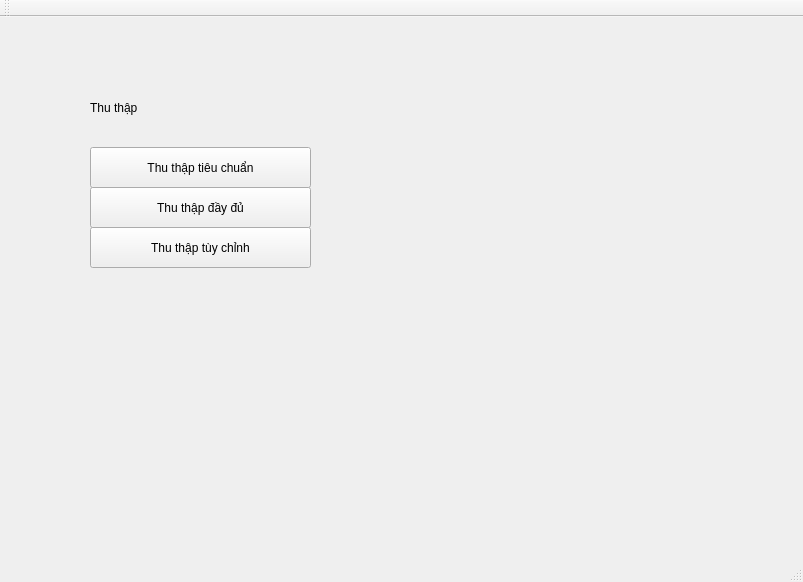
<?xml version="1.0" encoding="UTF-8"?>
<ui version="4.0">
 <class>MainWindow</class>
 <widget class="QMainWindow" name="MainWindow">
  <property name="geometry">
   <rect>
    <x>0</x>
    <y>0</y>
    <width>803</width>
    <height>582</height>
   </rect>
  </property>
  <property name="windowTitle">
   <string>MainWindow</string>
  </property>
  <widget class="QWidget" name="centralWidget">
   <widget class="QPushButton" name="pushButton">
    <property name="geometry">
     <rect>
      <x>90</x>
      <y>210</y>
      <width>221</width>
      <height>41</height>
     </rect>
    </property>
    <property name="styleSheet">
     <string notr="true"/>
    </property>
    <property name="text">
     <string>Thu thập tùy chỉnh</string>
    </property>
   </widget>
   <widget class="QPushButton" name="pushButton_2">
    <property name="geometry">
     <rect>
      <x>90</x>
      <y>130</y>
      <width>221</width>
      <height>41</height>
     </rect>
    </property>
    <property name="text">
     <string>Thu thập tiêu chuẩn</string>
    </property>
   </widget>
   <widget class="QPushButton" name="pushButton_3">
    <property name="geometry">
     <rect>
      <x>90</x>
      <y>170</y>
      <width>221</width>
      <height>41</height>
     </rect>
    </property>
    <property name="text">
     <string>Thu thập đầy đủ</string>
    </property>
   </widget>
   <widget class="QLabel" name="label_2">
    <property name="geometry">
     <rect>
      <x>90</x>
      <y>70</y>
      <width>661</width>
      <height>41</height>
     </rect>
    </property>
    <property name="text">
     <string>Thu thập</string>
    </property>
   </widget>
  </widget>
  <widget class="QMenuBar" name="menuBar">
   <property name="geometry">
    <rect>
     <x>0</x>
     <y>0</y>
     <width>803</width>
     <height>26</height>
    </rect>
   </property>
  </widget>
  <widget class="QToolBar" name="mainToolBar">
   <attribute name="toolBarArea">
    <enum>TopToolBarArea</enum>
   </attribute>
   <attribute name="toolBarBreak">
    <bool>false</bool>
   </attribute>
  </widget>
  <widget class="QStatusBar" name="statusBar"/>
 </widget>
 <layoutdefault spacing="6" margin="11"/>
 <resources/>
 <connections/>
</ui>
